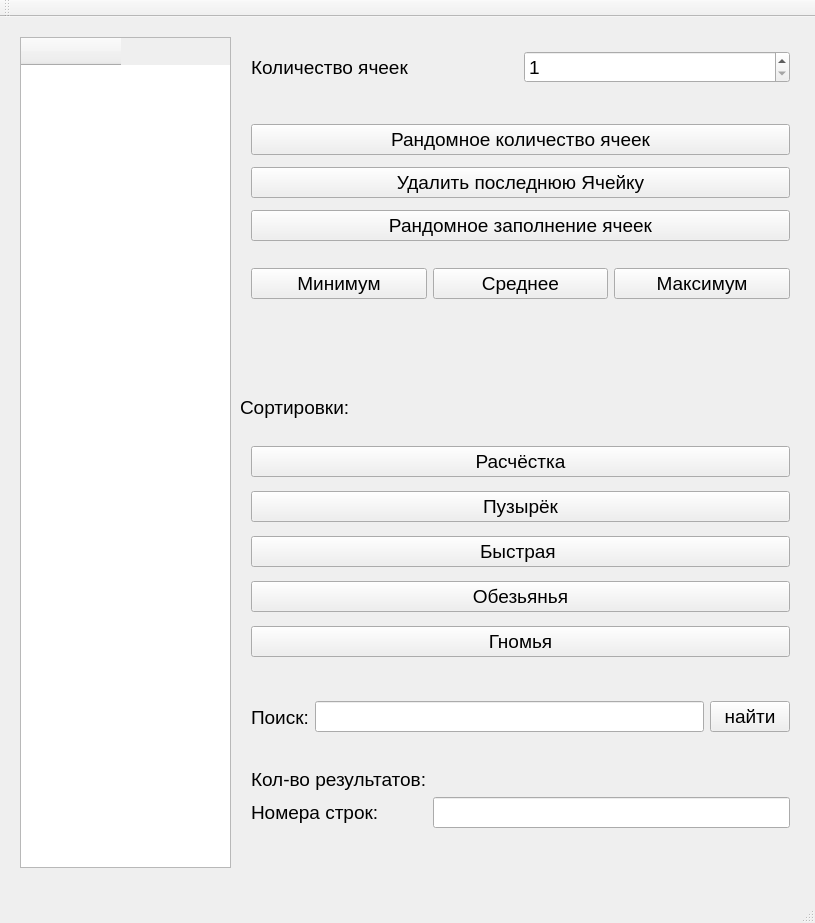
<?xml version="1.0" encoding="UTF-8"?>
<ui version="4.0">
 <class>MainWindow</class>
 <widget class="QMainWindow" name="MainWindow">
  <property name="geometry">
   <rect>
    <x>0</x>
    <y>0</y>
    <width>815</width>
    <height>923</height>
   </rect>
  </property>
  <property name="font">
   <font>
    <pointsize>14</pointsize>
   </font>
  </property>
  <property name="windowTitle">
   <string>MainWindow</string>
  </property>
  <widget class="QWidget" name="centralWidget">
   <widget class="QTableWidget" name="tableWidget_massive">
    <property name="geometry">
     <rect>
      <x>20</x>
      <y>20</y>
      <width>211</width>
      <height>831</height>
     </rect>
    </property>
    <column>
     <property name="text">
      <string/>
     </property>
    </column>
   </widget>
   <widget class="QWidget" name="verticalLayoutWidget">
    <property name="geometry">
     <rect>
      <x>240</x>
      <y>90</y>
      <width>561</width>
      <height>151</height>
     </rect>
    </property>
    <layout class="QVBoxLayout" name="verticalLayout">
     <item>
      <widget class="QPushButton" name="pushButton_random">
       <property name="text">
        <string>Рандомное количество ячеек</string>
       </property>
      </widget>
     </item>
     <item>
      <widget class="QPushButton" name="pushButton_removelast">
       <property name="text">
        <string>Удалить последнюю Ячейку</string>
       </property>
      </widget>
     </item>
     <item>
      <widget class="QPushButton" name="pushButton_randomValues">
       <property name="text">
        <string>Рандомное заполнение ячеек</string>
       </property>
      </widget>
     </item>
    </layout>
   </widget>
   <widget class="QWidget" name="horizontalLayoutWidget">
    <property name="geometry">
     <rect>
      <x>240</x>
      <y>10</y>
      <width>561</width>
      <height>80</height>
     </rect>
    </property>
    <layout class="QHBoxLayout" name="horizontalLayout">
     <item>
      <widget class="QLabel" name="label_count">
       <property name="text">
        <string>Количество ячеек</string>
       </property>
      </widget>
     </item>
     <item>
      <widget class="QSpinBox" name="spinBox_count">
       <property name="minimum">
        <number>1</number>
       </property>
       <property name="maximum">
        <number>200</number>
       </property>
      </widget>
     </item>
    </layout>
   </widget>
   <widget class="QWidget" name="gridLayoutWidget">
    <property name="geometry">
     <rect>
      <x>240</x>
      <y>240</y>
      <width>561</width>
      <height>131</height>
     </rect>
    </property>
    <layout class="QGridLayout" name="gridLayout">
     <item row="0" column="1">
      <widget class="QPushButton" name="pushButton_mid">
       <property name="text">
        <string>Среднее</string>
       </property>
      </widget>
     </item>
     <item row="0" column="2">
      <widget class="QPushButton" name="pushButton_max">
       <property name="text">
        <string>Максимум</string>
       </property>
      </widget>
     </item>
     <item row="0" column="0">
      <widget class="QPushButton" name="pushButton_min">
       <property name="text">
        <string>Минимум</string>
       </property>
      </widget>
     </item>
     <item row="1" column="0">
      <widget class="QLabel" name="label_min">
       <property name="text">
        <string/>
       </property>
      </widget>
     </item>
     <item row="1" column="1">
      <widget class="QLabel" name="label_mid">
       <property name="text">
        <string/>
       </property>
      </widget>
     </item>
     <item row="1" column="2">
      <widget class="QLabel" name="label_max">
       <property name="text">
        <string/>
       </property>
      </widget>
     </item>
    </layout>
   </widget>
   <widget class="QWidget" name="verticalLayoutWidget_2">
    <property name="geometry">
     <rect>
      <x>240</x>
      <y>410</y>
      <width>561</width>
      <height>251</height>
     </rect>
    </property>
    <layout class="QVBoxLayout" name="verticalLayout_2">
     <item>
      <widget class="QPushButton" name="pushButton_Comb">
       <property name="text">
        <string>Расчёстка</string>
       </property>
      </widget>
     </item>
     <item>
      <widget class="QPushButton" name="pushButton_Bubble">
       <property name="text">
        <string>Пузырёк</string>
       </property>
      </widget>
     </item>
     <item>
      <widget class="QPushButton" name="pushButton_Fast">
       <property name="text">
        <string>Быстрая </string>
       </property>
      </widget>
     </item>
     <item>
      <widget class="QPushButton" name="pushButton_MONKE">
       <property name="text">
        <string>Обезьянья</string>
       </property>
      </widget>
     </item>
     <item>
      <widget class="QPushButton" name="pushButton_GNOMED">
       <property name="text">
        <string>Гномья</string>
       </property>
      </widget>
     </item>
    </layout>
   </widget>
   <widget class="QLabel" name="label">
    <property name="geometry">
     <rect>
      <x>240</x>
      <y>370</y>
      <width>261</width>
      <height>41</height>
     </rect>
    </property>
    <property name="text">
     <string>Сортировки:</string>
    </property>
   </widget>
   <widget class="QWidget" name="horizontalLayoutWidget_2">
    <property name="geometry">
     <rect>
      <x>240</x>
      <y>660</y>
      <width>561</width>
      <height>80</height>
     </rect>
    </property>
    <layout class="QHBoxLayout" name="horizontalLayout_2">
     <item>
      <widget class="QLabel" name="label_searching">
       <property name="text">
        <string>Поиск:</string>
       </property>
      </widget>
     </item>
     <item>
      <widget class="QLineEdit" name="lineEdit_searchValue"/>
     </item>
     <item>
      <widget class="QPushButton" name="pushButton_find">
       <property name="text">
        <string>найти</string>
       </property>
      </widget>
     </item>
    </layout>
   </widget>
   <widget class="QWidget" name="formLayoutWidget">
    <property name="geometry">
     <rect>
      <x>240</x>
      <y>740</y>
      <width>561</width>
      <height>111</height>
     </rect>
    </property>
    <layout class="QFormLayout" name="formLayout">
     <item row="0" column="0">
      <widget class="QLabel" name="label_searching_count">
       <property name="text">
        <string>Кол-во результатов:</string>
       </property>
      </widget>
     </item>
     <item row="0" column="1">
      <widget class="QLabel" name="label_searching_countValue">
       <property name="text">
        <string/>
       </property>
      </widget>
     </item>
     <item row="1" column="0">
      <widget class="QLabel" name="label_searching_items">
       <property name="text">
        <string>Номера строк:</string>
       </property>
      </widget>
     </item>
     <item row="1" column="1">
      <widget class="QLineEdit" name="lineEdit_searching_itemsStroke"/>
     </item>
    </layout>
   </widget>
  </widget>
  <widget class="QMenuBar" name="menuBar">
   <property name="geometry">
    <rect>
     <x>0</x>
     <y>0</y>
     <width>815</width>
     <height>17</height>
    </rect>
   </property>
  </widget>
  <widget class="QToolBar" name="mainToolBar">
   <attribute name="toolBarArea">
    <enum>TopToolBarArea</enum>
   </attribute>
   <attribute name="toolBarBreak">
    <bool>false</bool>
   </attribute>
  </widget>
  <widget class="QStatusBar" name="statusBar"/>
 </widget>
 <layoutdefault spacing="6" margin="11"/>
 <tabstops>
  <tabstop>tableWidget_massive</tabstop>
  <tabstop>spinBox_count</tabstop>
  <tabstop>pushButton_random</tabstop>
  <tabstop>pushButton_removelast</tabstop>
  <tabstop>pushButton_randomValues</tabstop>
  <tabstop>pushButton_min</tabstop>
  <tabstop>pushButton_mid</tabstop>
  <tabstop>pushButton_max</tabstop>
  <tabstop>pushButton_Comb</tabstop>
  <tabstop>pushButton_Bubble</tabstop>
  <tabstop>pushButton_Fast</tabstop>
  <tabstop>pushButton_MONKE</tabstop>
  <tabstop>pushButton_GNOMED</tabstop>
 </tabstops>
 <resources/>
 <connections/>
</ui>
